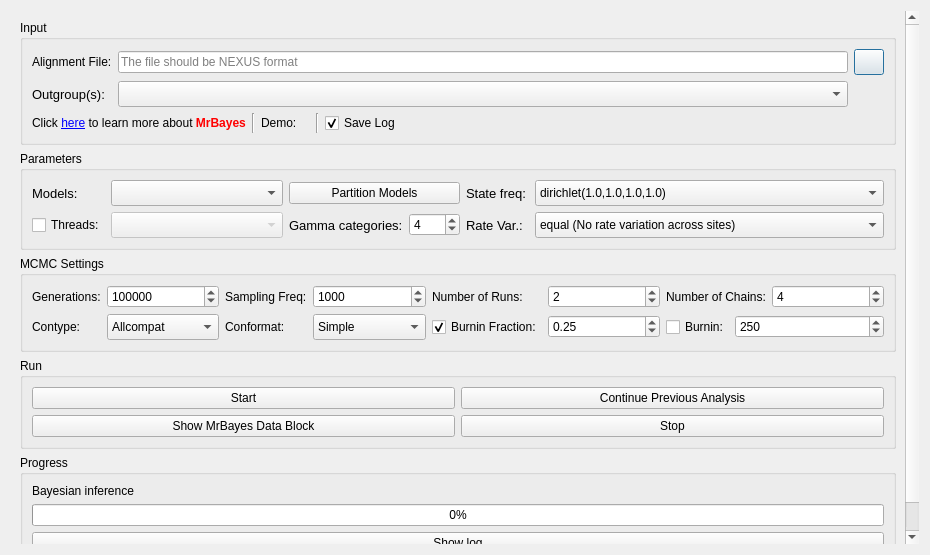
<?xml version="1.0" encoding="UTF-8"?>
<ui version="4.0">
 <class>MrBayes</class>
 <widget class="QDialog" name="MrBayes">
  <property name="geometry">
   <rect>
    <x>0</x>
    <y>0</y>
    <width>930</width>
    <height>555</height>
   </rect>
  </property>
  <property name="windowTitle">
   <string>MrBayes</string>
  </property>
  <layout class="QGridLayout" name="gridLayout_6">
   <item row="0" column="0">
    <widget class="QScrollArea" name="scrollArea">
     <property name="frameShape">
      <enum>QFrame::NoFrame</enum>
     </property>
     <property name="widgetResizable">
      <bool>true</bool>
     </property>
     <widget class="QWidget" name="scrollAreaWidgetContents">
      <property name="geometry">
       <rect>
        <x>0</x>
        <y>0</y>
        <width>912</width>
        <height>537</height>
       </rect>
      </property>
      <layout class="QVBoxLayout" name="verticalLayout_2">
       <item>
        <widget class="QGroupBox" name="groupBox_4">
         <property name="title">
          <string>Input</string>
         </property>
         <layout class="QVBoxLayout" name="verticalLayout_3">
          <item>
           <layout class="QGridLayout" name="gridLayout_2">
            <item row="0" column="0">
             <widget class="QLabel" name="label_5">
              <property name="text">
               <string>Alignment File:</string>
              </property>
             </widget>
            </item>
            <item row="0" column="1">
             <widget class="InputQLineEdit" name="lineEdit">
              <property name="cursor">
               <cursorShape>ArrowCursor</cursorShape>
              </property>
              <property name="text">
               <string/>
              </property>
              <property name="readOnly">
               <bool>true</bool>
              </property>
              <property name="placeholderText">
               <string>The file should be NEXUS format</string>
              </property>
             </widget>
            </item>
            <item row="0" column="2">
             <widget class="QPushButton" name="pushButton_3">
              <property name="sizePolicy">
               <sizepolicy hsizetype="Fixed" vsizetype="Fixed">
                <horstretch>0</horstretch>
                <verstretch>0</verstretch>
               </sizepolicy>
              </property>
              <property name="minimumSize">
               <size>
                <width>30</width>
                <height>26</height>
               </size>
              </property>
              <property name="maximumSize">
               <size>
                <width>30</width>
                <height>26</height>
               </size>
              </property>
              <property name="styleSheet">
               <string notr="true"/>
              </property>
              <property name="text">
               <string/>
              </property>
             </widget>
            </item>
            <item row="1" column="0">
             <widget class="QLabel" name="label_31">
              <property name="font">
               <font>
                <pointsize>10</pointsize>
               </font>
              </property>
              <property name="text">
               <string>Outgroup(s):</string>
              </property>
             </widget>
            </item>
            <item row="1" column="1">
             <widget class="CheckableComboBox" name="comboBox_5">
              <property name="sizePolicy">
               <sizepolicy hsizetype="Expanding" vsizetype="Fixed">
                <horstretch>0</horstretch>
                <verstretch>0</verstretch>
               </sizepolicy>
              </property>
              <property name="minimumSize">
               <size>
                <width>13</width>
                <height>26</height>
               </size>
              </property>
             </widget>
            </item>
           </layout>
          </item>
          <item>
           <layout class="QHBoxLayout" name="horizontalLayout">
            <item>
             <widget class="QLabel" name="label_14">
              <property name="text">
               <string>&lt;html&gt;&lt;head/&gt;&lt;body&gt;&lt;p&gt;Click &lt;a href=&quot;http://mrbayes.sourceforge.net/&quot;&gt;&lt;span style=&quot; text-decoration: underline; color:#0000ff;&quot;&gt;here&lt;/span&gt;&lt;/a&gt; to learn more about &lt;span style=&quot; font-weight:600; color:#ff0000;&quot;&gt;MrBayes&lt;/span&gt;&lt;/p&gt;&lt;/body&gt;&lt;/html&gt;</string>
              </property>
              <property name="openExternalLinks">
               <bool>true</bool>
              </property>
             </widget>
            </item>
            <item>
             <widget class="Line" name="line">
              <property name="orientation">
               <enum>Qt::Vertical</enum>
              </property>
             </widget>
            </item>
            <item>
             <widget class="QLabel" name="label_10">
              <property name="text">
               <string>Demo:</string>
              </property>
             </widget>
            </item>
            <item>
             <widget class="ClickedLableGif" name="label_9">
              <property name="toolTip">
               <string>Brief example</string>
              </property>
              <property name="text">
               <string/>
              </property>
             </widget>
            </item>
            <item>
             <widget class="Line" name="line_2">
              <property name="orientation">
               <enum>Qt::Vertical</enum>
              </property>
             </widget>
            </item>
            <item>
             <widget class="QCheckBox" name="checkBox_3">
              <property name="text">
               <string>Save Log</string>
              </property>
              <property name="checked">
               <bool>true</bool>
              </property>
             </widget>
            </item>
            <item>
             <spacer name="horizontalSpacer">
              <property name="orientation">
               <enum>Qt::Horizontal</enum>
              </property>
              <property name="sizeHint" stdset="0">
               <size>
                <width>40</width>
                <height>20</height>
               </size>
              </property>
             </spacer>
            </item>
           </layout>
          </item>
         </layout>
        </widget>
       </item>
       <item>
        <widget class="QGroupBox" name="groupBox">
         <property name="toolTip">
          <string/>
         </property>
         <property name="title">
          <string>Parameters</string>
         </property>
         <layout class="QGridLayout" name="gridLayout">
          <item row="0" column="0">
           <widget class="QLabel" name="label_25">
            <property name="font">
             <font>
              <pointsize>10</pointsize>
             </font>
            </property>
            <property name="text">
             <string>Models:</string>
            </property>
           </widget>
          </item>
          <item row="0" column="1">
           <widget class="QComboBox" name="comboBox_7">
            <property name="sizePolicy">
             <sizepolicy hsizetype="Expanding" vsizetype="Fixed">
              <horstretch>0</horstretch>
              <verstretch>0</verstretch>
             </sizepolicy>
            </property>
            <property name="minimumSize">
             <size>
              <width>13</width>
              <height>26</height>
             </size>
            </property>
           </widget>
          </item>
          <item row="0" column="2">
           <widget class="QPushButton" name="pushButton_partition">
            <property name="sizePolicy">
             <sizepolicy hsizetype="Expanding" vsizetype="Fixed">
              <horstretch>0</horstretch>
              <verstretch>0</verstretch>
             </sizepolicy>
            </property>
            <property name="layoutDirection">
             <enum>Qt::LeftToRight</enum>
            </property>
            <property name="text">
             <string>Partition Models</string>
            </property>
            <property name="icon">
             <iconset resource="../myRes.qrc">
              <normaloff>:/picture/resourses/pie-chart.png</normaloff>:/picture/resourses/pie-chart.png</iconset>
            </property>
            <property name="checkable">
             <bool>true</bool>
            </property>
           </widget>
          </item>
          <item row="1" column="3">
           <widget class="QLabel" name="label_27">
            <property name="font">
             <font>
              <pointsize>10</pointsize>
             </font>
            </property>
            <property name="toolTip">
             <string>Rate Variation</string>
            </property>
            <property name="text">
             <string>Rate Var.:</string>
            </property>
           </widget>
          </item>
          <item row="1" column="0">
           <widget class="QCheckBox" name="checkBox_4">
            <property name="text">
             <string>Threads:</string>
            </property>
           </widget>
          </item>
          <item row="1" column="5">
           <widget class="QComboBox" name="comboBox_6">
            <property name="sizePolicy">
             <sizepolicy hsizetype="Expanding" vsizetype="Fixed">
              <horstretch>0</horstretch>
              <verstretch>0</verstretch>
             </sizepolicy>
            </property>
            <property name="minimumSize">
             <size>
              <width>13</width>
              <height>26</height>
             </size>
            </property>
            <item>
             <property name="text">
              <string>equal (No rate variation across sites)</string>
             </property>
            </item>
            <item>
             <property name="text">
              <string>gamma (+G, Gamma-distributed variation)</string>
             </property>
            </item>
            <item>
             <property name="text">
              <string>lnorm (Log Normal-distributed variation)</string>
             </property>
            </item>
            <item>
             <property name="text">
              <string>propinv (+I, Proportion of sites invariable)</string>
             </property>
            </item>
            <item>
             <property name="text">
              <string>invgamma (+I+G, Proportion invariable, remaining gamma)</string>
             </property>
            </item>
            <item>
             <property name="text">
              <string>adgamma (Autocorrelated variation)</string>
             </property>
            </item>
           </widget>
          </item>
          <item row="1" column="2">
           <layout class="QHBoxLayout" name="horizontalLayout_2">
            <item>
             <widget class="QLabel" name="label_28">
              <property name="font">
               <font>
                <pointsize>10</pointsize>
               </font>
              </property>
              <property name="text">
               <string>Gamma categories:</string>
              </property>
             </widget>
            </item>
            <item>
             <widget class="QSpinBox" name="spinBox">
              <property name="minimum">
               <number>2</number>
              </property>
              <property name="maximum">
               <number>64</number>
              </property>
              <property name="value">
               <number>4</number>
              </property>
             </widget>
            </item>
           </layout>
          </item>
          <item row="0" column="3" colspan="2">
           <widget class="QLabel" name="label_26">
            <property name="font">
             <font>
              <pointsize>10</pointsize>
             </font>
            </property>
            <property name="text">
             <string>State freq:</string>
            </property>
           </widget>
          </item>
          <item row="1" column="1">
           <widget class="QComboBox" name="comboBox_10">
            <property name="enabled">
             <bool>false</bool>
            </property>
            <property name="sizePolicy">
             <sizepolicy hsizetype="Expanding" vsizetype="Fixed">
              <horstretch>0</horstretch>
              <verstretch>0</verstretch>
             </sizepolicy>
            </property>
            <property name="minimumSize">
             <size>
              <width>13</width>
              <height>26</height>
             </size>
            </property>
           </widget>
          </item>
          <item row="0" column="5">
           <widget class="QComboBox" name="comboBox_4">
            <property name="sizePolicy">
             <sizepolicy hsizetype="Expanding" vsizetype="Fixed">
              <horstretch>0</horstretch>
              <verstretch>0</verstretch>
             </sizepolicy>
            </property>
            <property name="minimumSize">
             <size>
              <width>13</width>
              <height>26</height>
             </size>
            </property>
            <item>
             <property name="text">
              <string>dirichlet(1.0,1.0,1.0,1.0)</string>
             </property>
            </item>
            <item>
             <property name="text">
              <string>fixed(equal)</string>
             </property>
            </item>
            <item>
             <property name="text">
              <string>fixed(empirical)</string>
             </property>
            </item>
           </widget>
          </item>
         </layout>
        </widget>
       </item>
       <item>
        <widget class="QGroupBox" name="groupBox_5">
         <property name="title">
          <string>MCMC Settings</string>
         </property>
         <layout class="QGridLayout" name="gridLayout_5">
          <item row="0" column="0">
           <layout class="QGridLayout" name="gridLayout_4">
            <item row="0" column="0">
             <widget class="QLabel" name="label">
              <property name="text">
               <string>Generations:</string>
              </property>
             </widget>
            </item>
            <item row="0" column="1">
             <widget class="QSpinBox" name="spinBox_2">
              <property name="sizePolicy">
               <sizepolicy hsizetype="Expanding" vsizetype="Fixed">
                <horstretch>0</horstretch>
                <verstretch>0</verstretch>
               </sizepolicy>
              </property>
              <property name="wrapping">
               <bool>true</bool>
              </property>
              <property name="minimum">
               <number>1</number>
              </property>
              <property name="maximum">
               <number>999999999</number>
              </property>
              <property name="singleStep">
               <number>1</number>
              </property>
              <property name="value">
               <number>2000000</number>
              </property>
             </widget>
            </item>
            <item row="0" column="2">
             <widget class="QLabel" name="label_2">
              <property name="text">
               <string>Sampling Freq:</string>
              </property>
             </widget>
            </item>
            <item row="0" column="3">
             <widget class="QSpinBox" name="spinBox_6">
              <property name="sizePolicy">
               <sizepolicy hsizetype="Expanding" vsizetype="Fixed">
                <horstretch>0</horstretch>
                <verstretch>0</verstretch>
               </sizepolicy>
              </property>
              <property name="minimum">
               <number>1</number>
              </property>
              <property name="maximum">
               <number>99999999</number>
              </property>
              <property name="value">
               <number>1000</number>
              </property>
             </widget>
            </item>
            <item row="0" column="7" colspan="2">
             <widget class="QLabel" name="label_4">
              <property name="text">
               <string>Number of Chains:</string>
              </property>
             </widget>
            </item>
            <item row="0" column="9">
             <widget class="QSpinBox" name="spinBox_8">
              <property name="sizePolicy">
               <sizepolicy hsizetype="Expanding" vsizetype="Fixed">
                <horstretch>0</horstretch>
                <verstretch>0</verstretch>
               </sizepolicy>
              </property>
              <property name="wrapping">
               <bool>true</bool>
              </property>
              <property name="minimum">
               <number>1</number>
              </property>
              <property name="maximum">
               <number>256</number>
              </property>
              <property name="singleStep">
               <number>1</number>
              </property>
              <property name="value">
               <number>4</number>
              </property>
             </widget>
            </item>
            <item row="1" column="0">
             <widget class="QLabel" name="label_6">
              <property name="toolTip">
               <string>Type of consensus tree</string>
              </property>
              <property name="text">
               <string>Contype:</string>
              </property>
             </widget>
            </item>
            <item row="1" column="1">
             <widget class="QComboBox" name="comboBox_8">
              <property name="sizePolicy">
               <sizepolicy hsizetype="Expanding" vsizetype="Fixed">
                <horstretch>0</horstretch>
                <verstretch>0</verstretch>
               </sizepolicy>
              </property>
              <property name="minimumSize">
               <size>
                <width>13</width>
                <height>26</height>
               </size>
              </property>
              <item>
               <property name="text">
                <string>Allcompat</string>
               </property>
              </item>
              <item>
               <property name="text">
                <string>Halfcompat</string>
               </property>
              </item>
             </widget>
            </item>
            <item row="1" column="2">
             <widget class="QLabel" name="label_7">
              <property name="toolTip">
               <string>Format of consensus tree</string>
              </property>
              <property name="text">
               <string>Conformat:</string>
              </property>
             </widget>
            </item>
            <item row="1" column="3">
             <widget class="QComboBox" name="comboBox_9">
              <property name="sizePolicy">
               <sizepolicy hsizetype="Expanding" vsizetype="Fixed">
                <horstretch>0</horstretch>
                <verstretch>0</verstretch>
               </sizepolicy>
              </property>
              <property name="minimumSize">
               <size>
                <width>13</width>
                <height>26</height>
               </size>
              </property>
              <item>
               <property name="text">
                <string>Simple</string>
               </property>
              </item>
              <item>
               <property name="text">
                <string>Figtree</string>
               </property>
              </item>
             </widget>
            </item>
            <item row="1" column="4" colspan="2">
             <widget class="QCheckBox" name="checkBox">
              <property name="text">
               <string>Burnin Fraction:</string>
              </property>
              <property name="checked">
               <bool>true</bool>
              </property>
              <attribute name="buttonGroup">
               <string notr="true">buttonGroup</string>
              </attribute>
             </widget>
            </item>
            <item row="1" column="6">
             <widget class="QDoubleSpinBox" name="doubleSpinBox_2">
              <property name="sizePolicy">
               <sizepolicy hsizetype="Expanding" vsizetype="Fixed">
                <horstretch>0</horstretch>
                <verstretch>0</verstretch>
               </sizepolicy>
              </property>
              <property name="maximum">
               <double>1.000000000000000</double>
              </property>
              <property name="singleStep">
               <double>0.010000000000000</double>
              </property>
              <property name="value">
               <double>0.250000000000000</double>
              </property>
             </widget>
            </item>
            <item row="1" column="7">
             <widget class="QCheckBox" name="checkBox_2">
              <property name="text">
               <string>Burnin:</string>
              </property>
              <attribute name="buttonGroup">
               <string notr="true">buttonGroup</string>
              </attribute>
             </widget>
            </item>
            <item row="1" column="8" colspan="2">
             <widget class="QSpinBox" name="spinBox_10">
              <property name="sizePolicy">
               <sizepolicy hsizetype="Expanding" vsizetype="Fixed">
                <horstretch>0</horstretch>
                <verstretch>0</verstretch>
               </sizepolicy>
              </property>
              <property name="wrapping">
               <bool>true</bool>
              </property>
              <property name="minimum">
               <number>1</number>
              </property>
              <property name="maximum">
               <number>999999999</number>
              </property>
              <property name="singleStep">
               <number>1</number>
              </property>
              <property name="value">
               <number>250</number>
              </property>
             </widget>
            </item>
            <item row="0" column="6">
             <widget class="QSpinBox" name="spinBox_7">
              <property name="sizePolicy">
               <sizepolicy hsizetype="Expanding" vsizetype="Fixed">
                <horstretch>0</horstretch>
                <verstretch>0</verstretch>
               </sizepolicy>
              </property>
              <property name="wrapping">
               <bool>true</bool>
              </property>
              <property name="minimum">
               <number>1</number>
              </property>
              <property name="maximum">
               <number>120</number>
              </property>
              <property name="singleStep">
               <number>1</number>
              </property>
              <property name="value">
               <number>2</number>
              </property>
             </widget>
            </item>
            <item row="0" column="4" colspan="2">
             <widget class="QLabel" name="label_3">
              <property name="text">
               <string>Number of Runs:</string>
              </property>
             </widget>
            </item>
           </layout>
          </item>
         </layout>
        </widget>
       </item>
       <item>
        <widget class="QGroupBox" name="groupBox_3">
         <property name="title">
          <string>Run</string>
         </property>
         <layout class="QGridLayout" name="gridLayout_3">
          <item row="0" column="0">
           <widget class="ArrowPushButton" name="pushButton">
            <property name="sizePolicy">
             <sizepolicy hsizetype="Expanding" vsizetype="Fixed">
              <horstretch>0</horstretch>
              <verstretch>0</verstretch>
             </sizepolicy>
            </property>
            <property name="layoutDirection">
             <enum>Qt::LeftToRight</enum>
            </property>
            <property name="autoFillBackground">
             <bool>false</bool>
            </property>
            <property name="text">
             <string>Start</string>
            </property>
            <property name="icon">
             <iconset resource="../myRes.qrc">
              <normaloff>:/picture/resourses/if_start_60207.png</normaloff>:/picture/resourses/if_start_60207.png</iconset>
            </property>
            <property name="autoExclusive">
             <bool>false</bool>
            </property>
           </widget>
          </item>
          <item row="0" column="1">
           <widget class="QPushButton" name="pushButton_continue">
            <property name="sizePolicy">
             <sizepolicy hsizetype="Expanding" vsizetype="Fixed">
              <horstretch>0</horstretch>
              <verstretch>0</verstretch>
             </sizepolicy>
            </property>
            <property name="layoutDirection">
             <enum>Qt::LeftToRight</enum>
            </property>
            <property name="autoFillBackground">
             <bool>false</bool>
            </property>
            <property name="text">
             <string>Continue Previous Analysis</string>
            </property>
            <property name="icon">
             <iconset resource="../myRes.qrc">
              <normaloff>:/picture/resourses/Play-pause_button_play_stop_blue_pause.png</normaloff>:/picture/resourses/Play-pause_button_play_stop_blue_pause.png</iconset>
            </property>
            <property name="autoExclusive">
             <bool>false</bool>
            </property>
           </widget>
          </item>
          <item row="1" column="0">
           <widget class="QPushButton" name="pushButton_10">
            <property name="text">
             <string>Show MrBayes Data Block</string>
            </property>
            <property name="icon">
             <iconset resource="../myRes.qrc">
              <normaloff>:/picture/resourses/Eye_Care_Services-512.png</normaloff>:/picture/resourses/Eye_Care_Services-512.png</iconset>
            </property>
           </widget>
          </item>
          <item row="1" column="1">
           <widget class="ArrowPushButton" name="pushButton_2">
            <property name="sizePolicy">
             <sizepolicy hsizetype="Expanding" vsizetype="Fixed">
              <horstretch>0</horstretch>
              <verstretch>0</verstretch>
             </sizepolicy>
            </property>
            <property name="text">
             <string>Stop</string>
            </property>
            <property name="icon">
             <iconset resource="../myRes.qrc">
              <normaloff>:/picture/resourses/if_Delete_1493279.png</normaloff>:/picture/resourses/if_Delete_1493279.png</iconset>
            </property>
           </widget>
          </item>
         </layout>
        </widget>
       </item>
       <item>
        <widget class="QGroupBox" name="groupBox_6">
         <property name="title">
          <string>Progress</string>
         </property>
         <layout class="QVBoxLayout" name="verticalLayout">
          <item>
           <widget class="QLabel" name="label_8">
            <property name="text">
             <string>Bayesian inference</string>
            </property>
           </widget>
          </item>
          <item>
           <widget class="QProgressBar" name="progressBar">
            <property name="value">
             <number>0</number>
            </property>
           </widget>
          </item>
          <item>
           <widget class="QPushButton" name="pushButton_9">
            <property name="text">
             <string>Show log</string>
            </property>
            <property name="icon">
             <iconset resource="../myRes.qrc">
              <normaloff>:/picture/resourses/Eye_Care_Services-512.png</normaloff>:/picture/resourses/Eye_Care_Services-512.png</iconset>
            </property>
           </widget>
          </item>
         </layout>
        </widget>
       </item>
      </layout>
     </widget>
    </widget>
   </item>
  </layout>
 </widget>
 <customwidgets>
  <customwidget>
   <class>CheckableComboBox</class>
   <extends>QComboBox</extends>
   <header>src.CustomWidget.h</header>
  </customwidget>
  <customwidget>
   <class>InputQLineEdit</class>
   <extends>QLineEdit</extends>
   <header>src.CustomWidget.h</header>
  </customwidget>
  <customwidget>
   <class>ArrowPushButton</class>
   <extends>QPushButton</extends>
   <header>src.CustomWidget.h</header>
  </customwidget>
  <customwidget>
   <class>ClickedLableGif</class>
   <extends>QLabel</extends>
   <header>src.CustomWidget.h</header>
  </customwidget>
 </customwidgets>
 <tabstops>
  <tabstop>pushButton_3</tabstop>
  <tabstop>pushButton_9</tabstop>
  <tabstop>lineEdit</tabstop>
  <tabstop>pushButton_2</tabstop>
  <tabstop>pushButton</tabstop>
 </tabstops>
 <resources>
  <include location="../myRes.qrc"/>
 </resources>
 <connections>
  <connection>
   <sender>pushButton_partition</sender>
   <signal>toggled(bool)</signal>
   <receiver>comboBox_7</receiver>
   <slot>setDisabled(bool)</slot>
   <hints>
    <hint type="sourcelabel">
     <x>347</x>
     <y>172</y>
    </hint>
    <hint type="destinationlabel">
     <x>244</x>
     <y>168</y>
    </hint>
   </hints>
  </connection>
  <connection>
   <sender>checkBox_4</sender>
   <signal>toggled(bool)</signal>
   <receiver>comboBox_10</receiver>
   <slot>setEnabled(bool)</slot>
   <hints>
    <hint type="sourcelabel">
     <x>50</x>
     <y>193</y>
    </hint>
    <hint type="destinationlabel">
     <x>153</x>
     <y>201</y>
    </hint>
   </hints>
  </connection>
 </connections>
 <buttongroups>
  <buttongroup name="buttonGroup"/>
 </buttongroups>
</ui>
